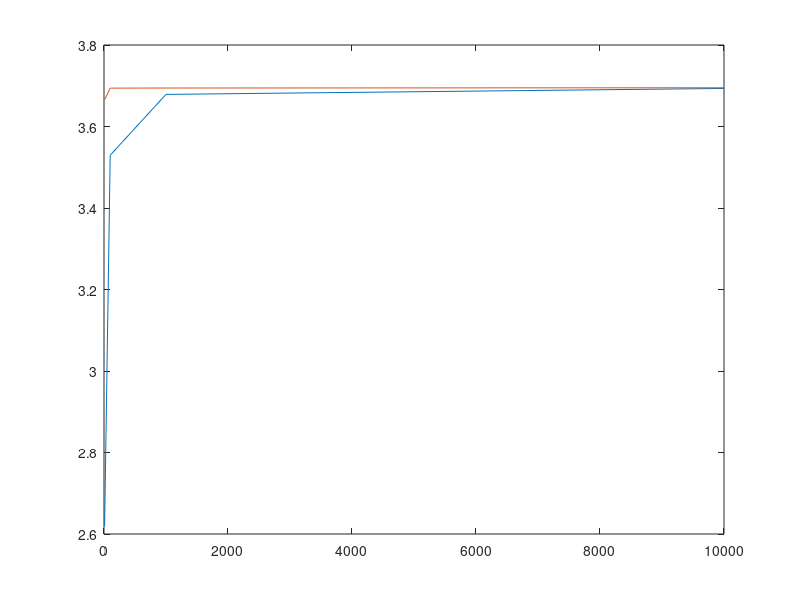

Write MATLAB code to recreate this figure.
P1= 30;
N= [10 100 1000 10000];
x = [1:100];
lambda = 10;
xfact = factorial(x);
EntropyEstimate =zeros(1, 4);
EntropyML = zeros(1, 4);
EntropyMath =(lambda*log2(exp(1))*(1-log(lambda))+exp(-lambda)*sum((lambda.^x).*log2(xfact)./xfact));
for h=1:4
    hhist=0;
    for l=1:P1
    A = poissrnd(lambda, N(h), 1);
    lambdaML= mean(A);
    P = hist(A,max(A))/N(h);
    P(P==0)=[];
     hhist=hhist+ sum(P.*log2(1./P));
    EntropyML(h) = EntropyML(h)+(lambdaML*log2(exp(1))*(1-log(lambdaML))+exp(-lambdaML)*sum((lambdaML.^x).*log2(xfact)./xfact))/P1;
    end
    EntropyEstimate(h)=hhist/P1;
end
    plot(N, EntropyEstimate, N, EntropyML);